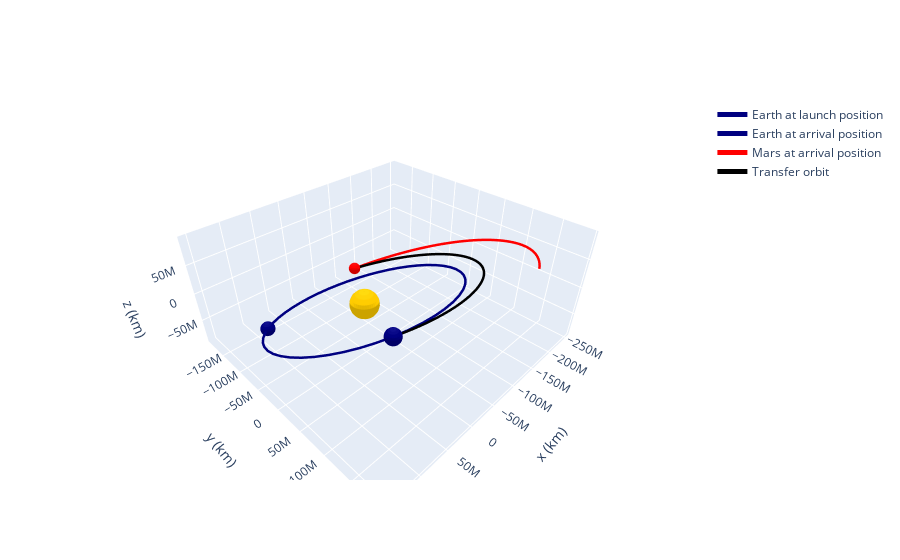

Notebook code cell kept with this figure:
### Code cell
plotter = OrbitPlotter3D()
plotter.set_attractor(Sun)

plotter.plot_ephem(earth, date_launch, label="Earth at launch position",color="navy")
plotter.plot_ephem(Ephem.from_body(Earth, date_arrival), date_arrival, label="Earth at arrival position",color="navy")
plotter.plot_ephem(mars, date_arrival, label="Mars at arrival position",color="red")
plotter.plot_trajectory(ss_trans.sample(max_anomaly=180 * u.deg), color="black", label="Transfer orbit")
